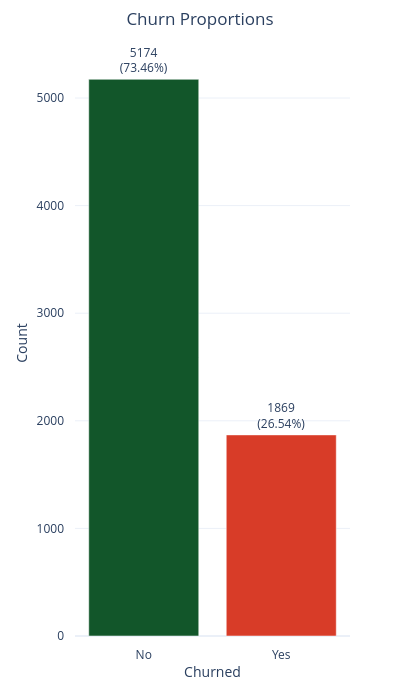

Notebook source saved alongside this figure:
### Markdown cell above
## Target variable: `Churn Label`

`Churn Label` indicates whether the customer churned (`Yes`) or did not churn (`No`). This is the binary outcome variable that the downstream classification models will predict.

Because churners represent a minority of customers, the dataset is moderately imbalanced. This matters when choosing evaluation metrics later: precision, recall, F1-score, PR-AUC, and ROC-AUC are more informative than accuracy alone.

### Code cell
churn_prop = df['Churn Label'].value_counts().to_frame().reset_index().set_axis(['Churned', 'Count'], axis=1)
churn_prop['Percentage'] = [str(round((i/churn_prop['Count'].sum()) * 100, 2)) + '%' for i in churn_prop['Count']]

fig = px.bar(churn_prop, x='Churned', y='Count',
             text_auto=False,
             color_discrete_map={'Yes': "#D83C28", 'No': "#12562a"},
             color='Churned',
             text=['''{}<br>({})'''.format(count, perc) for count, perc in zip(churn_prop['Count'], churn_prop['Percentage'])])

fig.update_layout(template='plotly_white',
                  autosize=False,
                  width=400, 
                  height=700,
                  margin=dict(l=50, r=50, b=50, t=50, pad=10),
                  title=dict(text='Churn Proportions', x=0.5),
                  showlegend=False)

fig.update_traces(textposition='outside', cliponaxis=False)
fig.show()
fig.write_image('../images/churn_prop.svg')

### Figure 1 — Plotly figure (JSON) as saved in the notebook; plotly's stock layout.template omitted (floating-point values rounded to 4 significant figures)
{"data": [{"cliponaxis": false, "hovertemplate": "Churned=%{x}<br>Count=%{y}<br>text=%{text}<extra></extra>", "legendgroup": "No", "marker": {"color": "#12562a", "pattern": {"shape": ""}}, "name": "No", "orientation": "v", "showlegend": true, "text": ["5174<br>(73.46%)"], "textposition": "outside", "type": "bar", "x": ["No"], "xaxis": "x", "y": [5174], "yaxis": "y"}, {"cliponaxis": false, "hovertemplate": "Churned=%{x}<br>Count=%{y}<br>text=%{text}<extra></extra>", "legendgroup": "Yes", "marker": {"color": "#D83C28", "pattern": {"shape": ""}}, "name": "Yes", "orientation": "v", "showlegend": true, "text": ["1869<br>(26.54%)"], "textposition": "outside", "type": "bar", "x": ["Yes"], "xaxis": "x", "y": [1869], "yaxis": "y"}], "layout": {"autosize": false, "barmode": "relative", "height": 700, "legend": {"title": {"text": "Churned"}, "tracegroupgap": 0}, "margin": {"b": 50, "l": 50, "pad": 10, "r": 50, "t": 50}, "showlegend": false, "title": {"text": "Churn Proportions", "x": 0.5}, "width": 400, "xaxis": {"anchor": "y", "categoryarray": ["No", "Yes"], "categoryorder": "array", "domain": [0, 1], "title": {"text": "Churned"}}, "yaxis": {"anchor": "x", "domain": [0, 1], "title": {"text": "Count"}}}}
